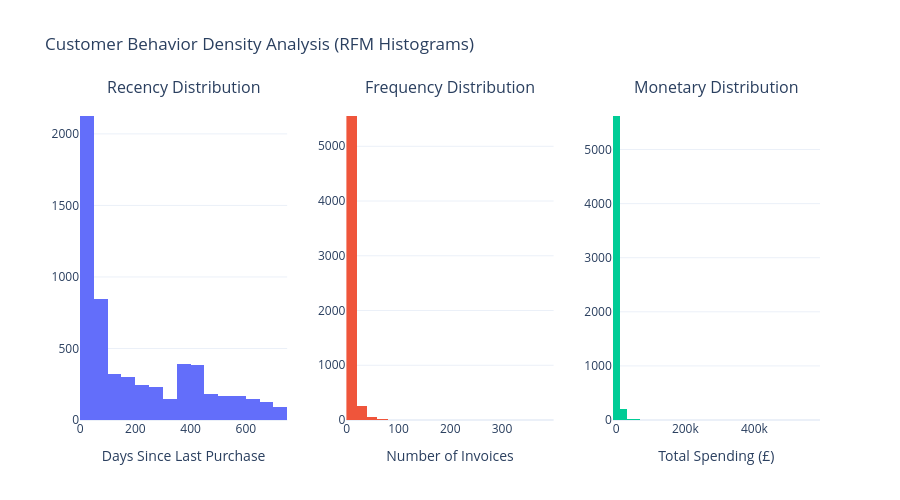

The cell this chart's notebook holds for it:
### Code cell
# Create subplots: 1 row, 3 columns
fig = make_subplots(
    rows=1, cols=3, 
    subplot_titles=("Recency Distribution", "Frequency Distribution", "Monetary Distribution"),
    horizontal_spacing=0.08
)

# 1. Recency Histogram (Days)
fig.add_trace(
    go.Histogram(x=customer_data['Recency'], name='Recency', marker_color='#636EFA', nbinsx=30),
    row=1, col=1
)

# 2. Frequency Histogram (Count of Invoices)
fig.add_trace(
    go.Histogram(x=customer_data['Frequency'], name='Frequency', marker_color='#EF553B', nbinsx=30),
    row=1, col=2
)

# 3. Monetary Histogram (Total Spend)
fig.add_trace(
    go.Histogram(x=customer_data['Monetary'], name='Monetary', marker_color='#00CC96', nbinsx=30),
    row=1, col=3
)

# Update layout for aesthetics
fig.update_layout(
    title_text="Customer Behavior Density Analysis (RFM Histograms)",
    template="plotly_white",
    showlegend=False,
    height=500
)

# Add X-axis labels
fig.update_xaxes(title_text="Days Since Last Purchase", row=1, col=1)
fig.update_xaxes(title_text="Number of Invoices", row=1, col=2)
fig.update_xaxes(title_text="Total Spending (£)", row=1, col=3)

fig.show()

### Figure 1 — Plotly figure (JSON) as saved in the notebook; plotly's stock layout.template omitted (floating-point values rounded to 4 significant figures; data arrays with more than 128 entries replaced by an {"elided": "..."} marker saying what was removed)
{"data": [{"marker": {"color": "#636EFA"}, "name": "Recency", "nbinsx": 30, "type": "histogram", "x": {"elided": "5881 int values"}, "xaxis": "x", "yaxis": "y"}, {"marker": {"color": "#EF553B"}, "name": "Frequency", "nbinsx": 30, "type": "histogram", "x": {"elided": "5881 int values"}, "xaxis": "x2", "yaxis": "y2"}, {"marker": {"color": "#00CC96"}, "name": "Monetary", "nbinsx": 30, "type": "histogram", "x": {"elided": "5881 float values"}, "xaxis": "x3", "yaxis": "y3"}], "layout": {"annotations": [{"font": {"size": 16}, "showarrow": false, "text": "Recency Distribution", "x": 0.14, "xanchor": "center", "xref": "paper", "y": 1, "yanchor": "bottom", "yref": "paper"}, {"font": {"size": 16}, "showarrow": false, "text": "Frequency Distribution", "x": 0.5, "xanchor": "center", "xref": "paper", "y": 1, "yanchor": "bottom", "yref": "paper"}, {"font": {"size": 16}, "showarrow": false, "text": "Monetary Distribution", "x": 0.86, "xanchor": "center", "xref": "paper", "y": 1, "yanchor": "bottom", "yref": "paper"}], "height": 500, "showlegend": false, "title": {"text": "Customer Behavior Density Analysis (RFM Histograms)"}, "xaxis": {"anchor": "y", "domain": [0, 0.28], "title": {"text": "Days Since Last Purchase"}}, "xaxis2": {"anchor": "y2", "domain": [0.36, 0.64], "title": {"text": "Number of Invoices"}}, "xaxis3": {"anchor": "y3", "domain": [0.72, 1], "title": {"text": "Total Spending (£)"}}, "yaxis": {"anchor": "x", "domain": [0, 1]}, "yaxis2": {"anchor": "x2", "domain": [0, 1]}, "yaxis3": {"anchor": "x3", "domain": [0, 1]}}}
